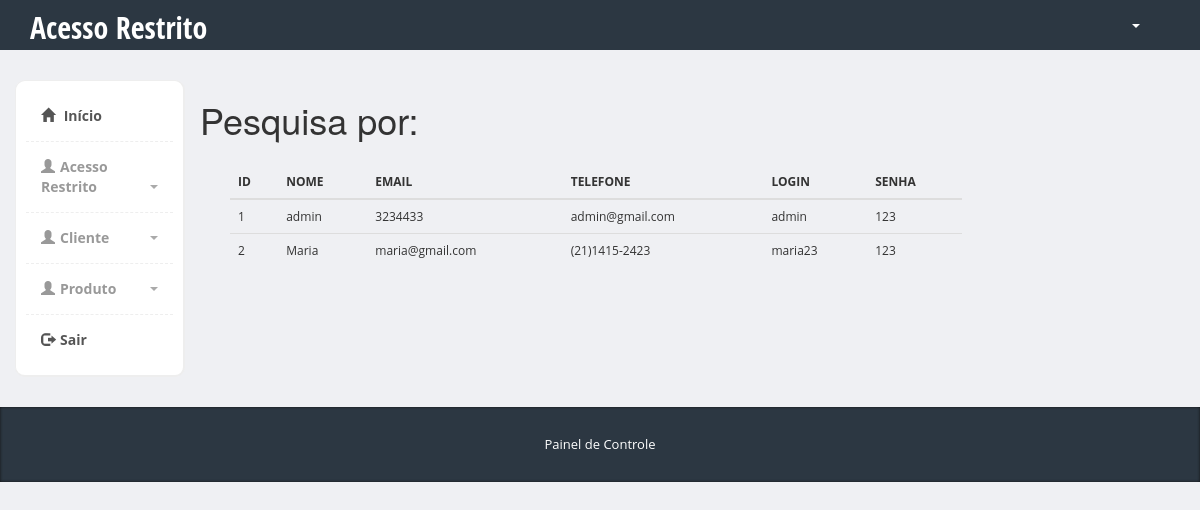
/admin/restrito-pesquisa-nome.php, run on the app's committed database.
### tables this page shows
CREATE TABLE `acesso_restrito` (
  `pk_restrito` int(11) NOT NULL,
  `nome` varchar(255) NOT NULL,
  `email` varchar(255) NOT NULL,
  `telefone` varchar(255) NOT NULL,
  `login` varchar(255) NOT NULL,
  `senha` varchar(255) NOT NULL
);

### admin/Restrito.class.php (called while the page is built, shortened)
<?php
class Restrito{
         public function pesquisarPorNome($nome){
        $pdo = Conexao::conexao();
        $sql = "SELECT * FROM acesso_restrito WHERE login like '%$nome%'";
        $consulta = $pdo->query($sql);
        while ($linha = $consulta->fetch(PDO::FETCH_ASSOC)){
            $dados[] = array(
                "id" => $linha['pk_restrito'],
                "nome" => $linha['nome'],
                "telefone" => $linha['telefone'],
                "email" => $linha['email'],
                "login" => $linha['login'],
                "senha" => $linha['senha'],
            );
        }
        return $dados;
    }
}

### admin/restrito-pesquisa-nome.php (the view, shortened to what this page needs)
<?php
require "Restrito.class.php";
$nome = $_POST['nome'];
$restrito = new Restrito();
$dados = $restrito->pesquisarPorNome($nome);
?>
<?php include "includes/header.php" ?>
    <section class="container">
        <h1>Pesquisa por: <?php echo $nome; ?></h1>
        <?php if(isset($dados)){ ?>
       <div class="col-md-10">
		  	<div class="row">
  				<div class="col-md-10">
		  				<div class="panel-body">
		  					<table class="table">
				              <thead>
				                <tr>
				                  <th>ID</th>
				                  <th>NOME</th>
				                  <th>EMAIL</th>
				                  <th>TELEFONE</th>
				                  <th>LOGIN</th>
				                  <th>SENHA</th>
				                </tr>
				              </thead>
				               <?php
								 foreach($dados as $dado => $coluna){
												echo "<tr>";
												echo "<td>".$coluna['id']."</td>";
												echo "<td>".$coluna['nome']."</td>";
												echo "<td>".$coluna['telefone']."</td>";
												echo "<td>".$coluna['email']."</td>";
												echo "<td>".$coluna['login']."</td>";
												echo "<td>".$coluna['senha']."</td>";
												echo "</tr>";
											}
								?>
								   <?php } ?>
				            </table>
		  				</div>
		  			</div>
  				</div>
  			</div>
    </section>
<?php include "includes/footer.php" ?>

### admin/css/styles.css (style rules this page uses)
body { font-family: 'Open Sans', sans-serif; position: relative; margin: 0px; font-size: 12px; padding: 0px; }
body { background-color: #eff0f3; }
.panel-body { clear:both; }

### data on the page
acesso_restrito: pk_restrito "1", nome "admin", telefone "3234433", email "admin@gmail.com", login "admin", senha "123"
acesso_restrito: pk_restrito "2", nome "Maria", telefone "maria@gmail.com", email "(21)1415-2423", login "maria23", senha "123"
